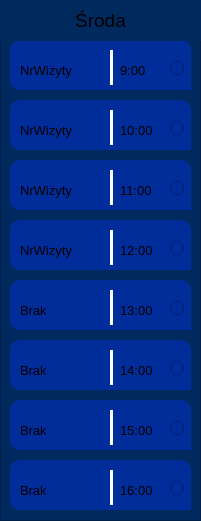
    <widget class="QFrame" name="frame_11">
     <property name="geometry">
      <rect>
       <x>450</x>
       <y>120</y>
       <width>201</width>
       <height>521</height>
      </rect>
     </property>
     <property name="styleSheet">
      <string notr="true">background-color: rgb(0, 41, 94);</string>
     </property>
     <property name="frameShape">
      <enum>QFrame::Shape::StyledPanel</enum>
     </property>
     <property name="frameShadow">
      <enum>QFrame::Shadow::Raised</enum>
     </property>
     <widget class="QFrame" name="frame_82">
      <property name="geometry">
       <rect>
        <x>10</x>
        <y>40</y>
        <width>181</width>
        <height>50</height>
       </rect>
      </property>
      <property name="styleSheet">
       <string notr="true">background-color: rgb(0, 45, 154);
border-radius: 10px;</string>
      </property>
      <property name="frameShape">
       <enum>QFrame::Shape::StyledPanel</enum>
      </property>
      <property name="frameShadow">
       <enum>QFrame::Shadow::Raised</enum>
      </property>
      <widget class="QLabel" name="label_153">
       <property name="geometry">
        <rect>
         <x>10</x>
         <y>10</y>
         <width>121</width>
         <height>41</height>
        </rect>
       </property>
       <property name="font">
        <font>
         <pointsize>10</pointsize>
         <bold>false</bold>
        </font>
       </property>
       <property name="layoutDirection">
        <enum>Qt::LayoutDirection::LeftToRight</enum>
       </property>
       <property name="styleSheet">
        <string notr="true"/>
       </property>
       <property name="text">
        <string>NrWizyty</string>
       </property>
       <property name="textFormat">
        <enum>Qt::TextFormat::RichText</enum>
       </property>
       <property name="alignment">
        <set>Qt::AlignmentFlag::AlignLeading|Qt::AlignmentFlag::AlignLeft|Qt::AlignmentFlag::AlignVCenter</set>
       </property>
      </widget>
      <widget class="Line" name="line_75">
       <property name="geometry">
        <rect>
         <x>100</x>
         <y>10</y>
         <width>3</width>
         <height>35</height>
        </rect>
       </property>
       <property name="styleSheet">
        <string notr="true">background-color: white;</string>
       </property>
       <property name="orientation">
        <enum>Qt::Orientation::Vertical</enum>
       </property>
      </widget>
      <widget class="QLabel" name="label_154">
       <property name="geometry">
        <rect>
         <x>110</x>
         <y>10</y>
         <width>131</width>
         <height>41</height>
        </rect>
       </property>
       <property name="font">
        <font>
         <pointsize>10</pointsize>
         <bold>false</bold>
        </font>
       </property>
       <property name="layoutDirection">
        <enum>Qt::LayoutDirection::LeftToRight</enum>
       </property>
       <property name="styleSheet">
        <string notr="true"/>
       </property>
       <property name="text">
        <string>9:00</string>
       </property>
       <property name="textFormat">
        <enum>Qt::TextFormat::RichText</enum>
       </property>
       <property name="alignment">
        <set>Qt::AlignmentFlag::AlignLeading|Qt::AlignmentFlag::AlignLeft|Qt::AlignmentFlag::AlignVCenter</set>
       </property>
      </widget>
      <widget class="QRadioButton" name="radioButton_37">
       <property name="geometry">
        <rect>
         <x>160</x>
         <y>15</y>
         <width>112</width>
         <height>26</height>
        </rect>
       </property>
       <property name="text">
        <string/>
       </property>
      </widget>
     </widget>
     <widget class="QLabel" name="label_11">
      <property name="geometry">
       <rect>
        <x>0</x>
        <y>0</y>
        <width>201</width>
        <height>41</height>
       </rect>
      </property>
      <property name="font">
       <font>
        <pointsize>14</pointsize>
        <bold>false</bold>
       </font>
      </property>
      <property name="layoutDirection">
       <enum>Qt::LayoutDirection::RightToLeft</enum>
      </property>
      <property name="styleSheet">
       <string notr="true"/>
      </property>
      <property name="text">
       <string>Środa</string>
      </property>
      <property name="textFormat">
       <enum>Qt::TextFormat::RichText</enum>
      </property>
      <property name="alignment">
       <set>Qt::AlignmentFlag::AlignCenter</set>
      </property>
     </widget>
     <widget class="QFrame" name="frame_83">
      <property name="geometry">
       <rect>
        <x>10</x>
        <y>100</y>
        <width>181</width>
        <height>50</height>
       </rect>
      </property>
      <property name="styleSheet">
       <string notr="true">background-color: rgb(0, 45, 154);
border-radius: 10px;</string>
      </property>
      <property name="frameShape">
       <enum>QFrame::Shape::StyledPanel</enum>
      </property>
      <property name="frameShadow">
       <enum>QFrame::Shadow::Raised</enum>
      </property>
      <widget class="QLabel" name="label_155">
       <property name="geometry">
        <rect>
         <x>10</x>
         <y>10</y>
         <width>121</width>
         <height>41</height>
        </rect>
       </property>
       <property name="font">
        <font>
         <pointsize>10</pointsize>
         <bold>false</bold>
        </font>
       </property>
       <property name="layoutDirection">
        <enum>Qt::LayoutDirection::LeftToRight</enum>
       </property>
       <property name="styleSheet">
        <string notr="true"/>
       </property>
       <property name="text">
        <string>NrWizyty</string>
       </property>
       <property name="textFormat">
        <enum>Qt::TextFormat::RichText</enum>
       </property>
       <property name="alignment">
        <set>Qt::AlignmentFlag::AlignLeading|Qt::AlignmentFlag::AlignLeft|Qt::AlignmentFlag::AlignVCenter</set>
       </property>
      </widget>
      <widget class="Line" name="line_76">
       <property name="geometry">
        <rect>
         <x>100</x>
         <y>10</y>
         <width>3</width>
         <height>35</height>
        </rect>
       </property>
       <property name="styleSheet">
        <string notr="true">background-color: white;</string>
       </property>
       <property name="orientation">
        <enum>Qt::Orientation::Vertical</enum>
       </property>
      </widget>
      <widget class="QLabel" name="label_156">
       <property name="geometry">
        <rect>
         <x>110</x>
         <y>10</y>
         <width>131</width>
         <height>41</height>
        </rect>
       </property>
       <property name="font">
        <font>
         <pointsize>10</pointsize>
         <bold>false</bold>
        </font>
       </property>
       <property name="layoutDirection">
        <enum>Qt::LayoutDirection::LeftToRight</enum>
       </property>
       <property name="styleSheet">
        <string notr="true"/>
       </property>
       <property name="text">
        <string>10:00</string>
       </property>
       <property name="textFormat">
        <enum>Qt::TextFormat::RichText</enum>
       </property>
       <property name="alignment">
        <set>Qt::AlignmentFlag::AlignLeading|Qt::AlignmentFlag::AlignLeft|Qt::AlignmentFlag::AlignVCenter</set>
       </property>
      </widget>
      <widget class="QRadioButton" name="radioButton_38">
       <property name="geometry">
        <rect>
         <x>160</x>
         <y>15</y>
         <width>112</width>
         <height>26</height>
        </rect>
       </property>
       <property name="text">
        <string/>
       </property>
      </widget>
     </widget>
     <widget class="QFrame" name="frame_84">
      <property name="geometry">
       <rect>
        <x>10</x>
        <y>160</y>
        <width>181</width>
        <height>50</height>
       </rect>
      </property>
      <property name="styleSheet">
       <string notr="true">background-color: rgb(0, 45, 154);
border-radius: 10px;</string>
      </property>
      <property name="frameShape">
       <enum>QFrame::Shape::StyledPanel</enum>
      </property>
      <property name="frameShadow">
       <enum>QFrame::Shadow::Raised</enum>
      </property>
      <widget class="QLabel" name="label_157">
       <property name="geometry">
        <rect>
         <x>10</x>
         <y>10</y>
         <width>121</width>
         <height>41</height>
        </rect>
       </property>
       <property name="font">
        <font>
         <pointsize>10</pointsize>
         <bold>false</bold>
        </font>
       </property>
       <property name="layoutDirection">
        <enum>Qt::LayoutDirection::LeftToRight</enum>
       </property>
       <property name="styleSheet">
        <string notr="true"/>
       </property>
       <property name="text">
        <string>NrWizyty</string>
       </property>
       <property name="textFormat">
        <enum>Qt::TextFormat::RichText</enum>
       </property>
       <property name="alignment">
        <set>Qt::AlignmentFlag::AlignLeading|Qt::AlignmentFlag::AlignLeft|Qt::AlignmentFlag::AlignVCenter</set>
       </property>
      </widget>
      <widget class="Line" name="line_77">
       <property name="geometry">
        <rect>
         <x>100</x>
         <y>10</y>
         <width>3</width>
         <height>35</height>
        </rect>
       </property>
       <property name="styleSheet">
        <string notr="true">background-color: white;</string>
       </property>
       <property name="orientation">
        <enum>Qt::Orientation::Vertical</enum>
       </property>
      </widget>
      <widget class="QLabel" name="label_158">
       <property name="geometry">
        <rect>
         <x>110</x>
         <y>10</y>
         <width>131</width>
         <height>41</height>
        </rect>
       </property>
       <property name="font">
        <font>
         <pointsize>10</pointsize>
         <bold>false</bold>
        </font>
       </property>
       <property name="layoutDirection">
        <enum>Qt::LayoutDirection::LeftToRight</enum>
       </property>
       <property name="styleSheet">
        <string notr="true"/>
       </property>
       <property name="text">
        <string>11:00</string>
       </property>
       <property name="textFormat">
        <enum>Qt::TextFormat::RichText</enum>
       </property>
       <property name="alignment">
        <set>Qt::AlignmentFlag::AlignLeading|Qt::AlignmentFlag::AlignLeft|Qt::AlignmentFlag::AlignVCenter</set>
       </property>
      </widget>
      <widget class="QRadioButton" name="radioButton_39">
       <property name="geometry">
        <rect>
         <x>160</x>
         <y>15</y>
         <width>112</width>
         <height>26</height>
        </rect>
       </property>
       <property name="text">
        <string/>
       </property>
      </widget>
     </widget>
     <widget class="QFrame" name="frame_85">
      <property name="geometry">
       <rect>
        <x>10</x>
        <y>340</y>
        <width>181</width>
        <height>50</height>
       </rect>
      </property>
      <property name="styleSheet">
       <string notr="true">background-color: rgb(0, 45, 154);
border-radius: 10px;</string>
      </property>
      <property name="frameShape">
       <enum>QFrame::Shape::StyledPanel</enum>
      </property>
      <property name="frameShadow">
       <enum>QFrame::Shadow::Raised</enum>
      </property>
      <widget class="QLabel" name="label_159">
       <property name="geometry">
        <rect>
         <x>10</x>
         <y>10</y>
         <width>121</width>
         <height>41</height>
        </rect>
       </property>
       <property name="font">
        <font>
         <pointsize>10</pointsize>
         <bold>false</bold>
        </font>
       </property>
       <property name="layoutDirection">
        <enum>Qt::LayoutDirection::LeftToRight</enum>
       </property>
       <property name="styleSheet">
        <string notr="true"/>
       </property>
       <property name="text">
        <string>Brak</string>
       </property>
       <property name="textFormat">
        <enum>Qt::TextFormat::RichText</enum>
       </property>
       <property name="alignment">
        <set>Qt::AlignmentFlag::AlignLeading|Qt::AlignmentFlag::AlignLeft|Qt::AlignmentFlag::AlignVCenter</set>
       </property>
      </widget>
      <widget class="Line" name="line_78">
       <property name="geometry">
        <rect>
         <x>100</x>
         <y>10</y>
         <width>3</width>
         <height>35</height>
        </rect>
       </property>
       <property name="styleSheet">
        <string notr="true">background-color: white;</string>
       </property>
       <property name="orientation">
        <enum>Qt::Orientation::Vertical</enum>
       </property>
      </widget>
      <widget class="QLabel" name="label_160">
       <property name="geometry">
        <rect>
         <x>110</x>
         <y>10</y>
         <width>131</width>
         <height>41</height>
        </rect>
       </property>
       <property name="font">
        <font>
         <pointsize>10</pointsize>
         <bold>false</bold>
        </font>
       </property>
       <property name="layoutDirection">
        <enum>Qt::LayoutDirection::LeftToRight</enum>
       </property>
       <property name="styleSheet">
        <string notr="true"/>
       </property>
       <property name="text">
        <string>14:00</string>
       </property>
       <property name="textFormat">
        <enum>Qt::TextFormat::RichText</enum>
       </property>
       <property name="alignment">
        <set>Qt::AlignmentFlag::AlignLeading|Qt::AlignmentFlag::AlignLeft|Qt::AlignmentFlag::AlignVCenter</set>
       </property>
      </widget>
      <widget class="QRadioButton" name="radioButton_40">
       <property name="geometry">
        <rect>
         <x>160</x>
         <y>15</y>
         <width>112</width>
         <height>26</height>
        </rect>
       </property>
       <property name="text">
        <string/>
       </property>
      </widget>
     </widget>
     <widget class="QFrame" name="frame_86">
      <property name="geometry">
       <rect>
        <x>10</x>
        <y>280</y>
        <width>181</width>
        <height>50</height>
       </rect>
      </property>
      <property name="styleSheet">
       <string notr="true">background-color: rgb(0, 45, 154);
border-radius: 10px;</string>
      </property>
      <property name="frameShape">
       <enum>QFrame::Shape::StyledPanel</enum>
      </property>
      <property name="frameShadow">
       <enum>QFrame::Shadow::Raised</enum>
      </property>
      <widget class="QLabel" name="label_161">
       <property name="geometry">
        <rect>
         <x>10</x>
         <y>10</y>
         <width>121</width>
         <height>41</height>
        </rect>
       </property>
       <property name="font">
        <font>
         <pointsize>10</pointsize>
         <bold>false</bold>
        </font>
       </property>
       <property name="layoutDirection">
        <enum>Qt::LayoutDirection::LeftToRight</enum>
       </property>
       <property name="styleSheet">
        <string notr="true"/>
       </property>
       <property name="text">
        <string>Brak</string>
       </property>
       <property name="textFormat">
        <enum>Qt::TextFormat::RichText</enum>
       </property>
       <property name="alignment">
        <set>Qt::AlignmentFlag::AlignLeading|Qt::AlignmentFlag::AlignLeft|Qt::AlignmentFlag::AlignVCenter</set>
       </property>
      </widget>
      <widget class="Line" name="line_79">
       <property name="geometry">
        <rect>
         <x>100</x>
         <y>10</y>
         <width>3</width>
         <height>35</height>
        </rect>
       </property>
       <property name="styleSheet">
        <string notr="true">background-color: white;</string>
       </property>
       <property name="orientation">
        <enum>Qt::Orientation::Vertical</enum>
       </property>
      </widget>
      <widget class="QLabel" name="label_162">
       <property name="geometry">
        <rect>
         <x>110</x>
         <y>10</y>
         <width>131</width>
         <height>41</height>
        </rect>
       </property>
       <property name="font">
        <font>
         <pointsize>10</pointsize>
         <bold>false</bold>
        </font>
       </property>
       <property name="layoutDirection">
        <enum>Qt::LayoutDirection::LeftToRight</enum>
       </property>
       <property name="styleSheet">
        <string notr="true"/>
       </property>
       <property name="text">
        <string>13:00</string>
       </property>
       <property name="textFormat">
        <enum>Qt::TextFormat::RichText</enum>
       </property>
       <property name="alignment">
        <set>Qt::AlignmentFlag::AlignLeading|Qt::AlignmentFlag::AlignLeft|Qt::AlignmentFlag::AlignVCenter</set>
       </property>
      </widget>
      <widget class="QRadioButton" name="radioButton_41">
       <property name="geometry">
        <rect>
         <x>160</x>
         <y>15</y>
         <width>112</width>
         <height>26</height>
        </rect>
       </property>
       <property name="text">
        <string/>
       </property>
      </widget>
     </widget>
     <widget class="QFrame" name="frame_87">
      <property name="geometry">
       <rect>
        <x>10</x>
        <y>220</y>
        <width>181</width>
        <height>50</height>
       </rect>
      </property>
      <property name="styleSheet">
       <string notr="true">background-color: rgb(0, 45, 154);
border-radius: 10px;</string>
      </property>
      <property name="frameShape">
       <enum>QFrame::Shape::StyledPanel</enum>
      </property>
      <property name="frameShadow">
       <enum>QFrame::Shadow::Raised</enum>
      </property>
      <widget class="QLabel" name="label_163">
       <property name="geometry">
        <rect>
         <x>10</x>
         <y>10</y>
         <width>121</width>
         <height>41</height>
        </rect>
       </property>
       <property name="font">
        <font>
         <pointsize>10</pointsize>
         <bold>false</bold>
        </font>
       </property>
       <property name="layoutDirection">
        <enum>Qt::LayoutDirection::LeftToRight</enum>
       </property>
       <property name="styleSheet">
        <string notr="true"/>
       </property>
       <property name="text">
        <string>NrWizyty</string>
       </property>
       <property name="textFormat">
        <enum>Qt::TextFormat::RichText</enum>
       </property>
       <property name="alignment">
        <set>Qt::AlignmentFlag::AlignLeading|Qt::AlignmentFlag::AlignLeft|Qt::AlignmentFlag::AlignVCenter</set>
       </property>
      </widget>
      <widget class="Line" name="line_80">
       <property name="geometry">
        <rect>
         <x>100</x>
         <y>10</y>
         <width>3</width>
         <height>35</height>
        </rect>
       </property>
       <property name="styleSheet">
        <string notr="true">background-color: white;</string>
       </property>
       <property name="orientation">
        <enum>Qt::Orientation::Vertical</enum>
       </property>
      </widget>
      <widget class="QLabel" name="label_164">
       <property name="geometry">
        <rect>
         <x>110</x>
         <y>10</y>
         <width>131</width>
         <height>41</height>
        </rect>
       </property>
       <property name="font">
        <font>
         <pointsize>10</pointsize>
         <bold>false</bold>
        </font>
       </property>
       <property name="layoutDirection">
        <enum>Qt::LayoutDirection::LeftToRight</enum>
       </property>
       <property name="styleSheet">
        <string notr="true"/>
       </property>
       <property name="text">
        <string>12:00</string>
       </property>
       <property name="textFormat">
        <enum>Qt::TextFormat::RichText</enum>
       </property>
       <property name="alignment">
        <set>Qt::AlignmentFlag::AlignLeading|Qt::AlignmentFlag::AlignLeft|Qt::AlignmentFlag::AlignVCenter</set>
       </property>
      </widget>
      <widget class="QRadioButton" name="radioButton_42">
       <property name="geometry">
        <rect>
         <x>160</x>
         <y>15</y>
         <width>112</width>
         <height>26</height>
        </rect>
       </property>
       <property name="text">
        <string/>
       </property>
      </widget>
     </widget>
     <widget class="QFrame" name="frame_88">
      <property name="geometry">
       <rect>
        <x>10</x>
        <y>400</y>
        <width>181</width>
        <height>50</height>
       </rect>
      </property>
      <property name="styleSheet">
       <string notr="true">background-color: rgb(0, 45, 154);
border-radius: 10px;</string>
      </property>
      <property name="frameShape">
       <enum>QFrame::Shape::StyledPanel</enum>
      </property>
      <property name="frameShadow">
       <enum>QFrame::Shadow::Raised</enum>
      </property>
      <widget class="QLabel" name="label_165">
       <property name="geometry">
        <rect>
         <x>10</x>
         <y>10</y>
         <width>121</width>
         <height>41</height>
        </rect>
       </property>
       <property name="font">
        <font>
         <pointsize>10</pointsize>
         <bold>false</bold>
        </font>
       </property>
       <property name="layoutDirection">
        <enum>Qt::LayoutDirection::LeftToRight</enum>
       </property>
       <property name="styleSheet">
        <string notr="true"/>
       </property>
       <property name="text">
        <string>Brak</string>
       </property>
       <property name="textFormat">
        <enum>Qt::TextFormat::RichText</enum>
       </property>
       <property name="alignment">
        <set>Qt::AlignmentFlag::AlignLeading|Qt::AlignmentFlag::AlignLeft|Qt::AlignmentFlag::AlignVCenter</set>
       </property>
      </widget>
      <widget class="Line" name="line_81">
       <property name="geometry">
        <rect>
         <x>100</x>
         <y>10</y>
         <width>3</width>
         <height>35</height>
        </rect>
       </property>
       <property name="styleSheet">
        <string notr="true">background-color: white;</string>
       </property>
       <property name="orientation">
        <enum>Qt::Orientation::Vertical</enum>
       </property>
      </widget>
      <widget class="QLabel" name="label_166">
       <property name="geometry">
        <rect>
         <x>110</x>
         <y>10</y>
         <width>131</width>
         <height>41</height>
        </rect>
       </property>
       <property name="font">
        <font>
         <pointsize>10</pointsize>
         <bold>false</bold>
        </font>
       </property>
       <property name="layoutDirection">
        <enum>Qt::LayoutDirection::LeftToRight</enum>
       </property>
       <property name="styleSheet">
        <string notr="true"/>
       </property>
       <property name="text">
        <string>15:00</string>
       </property>
       <property name="textFormat">
        <enum>Qt::TextFormat::RichText</enum>
       </property>
       <property name="alignment">
        <set>Qt::AlignmentFlag::AlignLeading|Qt::AlignmentFlag::AlignLeft|Qt::AlignmentFlag::AlignVCenter</set>
       </property>
      </widget>
      <widget class="QRadioButton" name="radioButton_43">
       <property name="geometry">
        <rect>
         <x>160</x>
         <y>15</y>
         <width>112</width>
         <height>26</height>
        </rect>
       </property>
       <property name="text">
        <string/>
       </property>
      </widget>
     </widget>
     <widget class="QFrame" name="frame_89">
      <property name="geometry">
       <rect>
        <x>10</x>
        <y>460</y>
        <width>181</width>
        <height>50</height>
       </rect>
      </property>
      <property name="styleSheet">
       <string notr="true">background-color: rgb(0, 45, 154);
border-radius: 10px;</string>
      </property>
      <property name="frameShape">
       <enum>QFrame::Shape::StyledPanel</enum>
      </property>
      <property name="frameShadow">
       <enum>QFrame::Shadow::Raised</enum>
      </property>
      <widget class="QLabel" name="label_167">
       <property name="geometry">
        <rect>
         <x>10</x>
         <y>10</y>
         <width>121</width>
         <height>41</height>
        </rect>
       </property>
       <property name="font">
        <font>
         <pointsize>10</pointsize>
         <bold>false</bold>
        </font>
       </property>
       <property name="layoutDirection">
        <enum>Qt::LayoutDirection::LeftToRight</enum>
       </property>
       <property name="styleSheet">
        <string notr="true"/>
       </property>
       <property name="text">
        <string>Brak</string>
       </property>
       <property name="textFormat">
        <enum>Qt::TextFormat::RichText</enum>
       </property>
       <property name="alignment">
        <set>Qt::AlignmentFlag::AlignLeading|Qt::AlignmentFlag::AlignLeft|Qt::AlignmentFlag::AlignVCenter</set>
       </property>
      </widget>
      <widget class="Line" name="line_82">
       <property name="geometry">
        <rect>
         <x>100</x>
         <y>10</y>
         <width>3</width>
         <height>35</height>
        </rect>
       </property>
       <property name="styleSheet">
        <string notr="true">background-color: white;</string>
       </property>
       <property name="orientation">
        <enum>Qt::Orientation::Vertical</enum>
       </property>
      </widget>
      <widget class="QLabel" name="label_168">
       <property name="geometry">
        <rect>
         <x>110</x>
         <y>10</y>
         <width>131</width>
         <height>41</height>
        </rect>
       </property>
       <property name="font">
        <font>
         <pointsize>10</pointsize>
         <bold>false</bold>
        </font>
       </property>
       <property name="layoutDirection">
        <enum>Qt::LayoutDirection::LeftToRight</enum>
       </property>
       <property name="styleSheet">
        <string notr="true"/>
       </property>
       <property name="text">
        <string>16:00</string>
       </property>
       <property name="textFormat">
        <enum>Qt::TextFormat::RichText</enum>
       </property>
       <property name="alignment">
        <set>Qt::AlignmentFlag::AlignLeading|Qt::AlignmentFlag::AlignLeft|Qt::AlignmentFlag::AlignVCenter</set>
       </property>
      </widget>
      <widget class="QRadioButton" name="radioButton_44">
       <property name="geometry">
        <rect>
         <x>160</x>
         <y>15</y>
         <width>112</width>
         <height>26</height>
        </rect>
       </property>
       <property name="text">
        <string/>
       </property>
      </widget>
     </widget>
    </widget>
